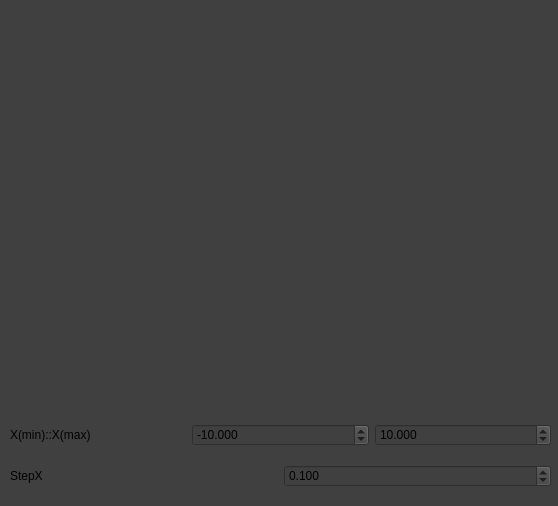
<?xml version="1.0" encoding="UTF-8"?>
<ui version="4.0">
 <class>GraphWindow</class>
 <widget class="QDialog" name="GraphWindow">
  <property name="geometry">
   <rect>
    <x>0</x>
    <y>0</y>
    <width>558</width>
    <height>506</height>
   </rect>
  </property>
  <property name="windowTitle">
   <string>Dialog</string>
  </property>
  <property name="styleSheet">
   <string notr="true">background-color: rgb(65, 64, 65);</string>
  </property>
  <widget class="QCustomPlot" name="widget" native="true">
   <property name="geometry">
    <rect>
     <x>10</x>
     <y>10</y>
     <width>531</width>
     <height>391</height>
    </rect>
   </property>
  </widget>
  <widget class="QWidget" name="">
   <property name="geometry">
    <rect>
     <x>10</x>
     <y>411</y>
     <width>541</width>
     <height>91</height>
    </rect>
   </property>
   <layout class="QVBoxLayout" name="verticalLayout">
    <item>
     <layout class="QHBoxLayout" name="horizontalLayout_2">
      <item>
       <widget class="QLabel" name="label_4">
        <property name="text">
         <string>X(min)::X(max)</string>
        </property>
       </widget>
      </item>
      <item>
       <widget class="QDoubleSpinBox" name="d_f_1">
        <property name="readOnly">
         <bool>false</bool>
        </property>
        <property name="specialValueText">
         <string/>
        </property>
        <property name="showGroupSeparator" stdset="0">
         <bool>false</bool>
        </property>
        <property name="decimals">
         <number>3</number>
        </property>
        <property name="minimum">
         <double>-1000000.000000000000000</double>
        </property>
        <property name="maximum">
         <double>1000000.000000000000000</double>
        </property>
        <property name="value">
         <double>-10.000000000000000</double>
        </property>
       </widget>
      </item>
      <item>
       <widget class="QDoubleSpinBox" name="d_f_2">
        <property name="decimals">
         <number>3</number>
        </property>
        <property name="minimum">
         <double>-1000000.000000000000000</double>
        </property>
        <property name="maximum">
         <double>1000000.000000000000000</double>
        </property>
        <property name="value">
         <double>10.000000000000000</double>
        </property>
       </widget>
      </item>
     </layout>
    </item>
    <item>
     <layout class="QHBoxLayout" name="horizontalLayout_3">
      <item>
       <widget class="QLabel" name="label_6">
        <property name="text">
         <string>StepX</string>
        </property>
       </widget>
      </item>
      <item>
       <widget class="QDoubleSpinBox" name="d_f_6">
        <property name="decimals">
         <number>3</number>
        </property>
        <property name="minimum">
         <double>0.000000000000000</double>
        </property>
        <property name="maximum">
         <double>0.500000000000000</double>
        </property>
        <property name="singleStep">
         <double>0.010000000000000</double>
        </property>
        <property name="value">
         <double>0.100000000000000</double>
        </property>
       </widget>
      </item>
     </layout>
    </item>
   </layout>
  </widget>
 </widget>
 <customwidgets>
  <customwidget>
   <class>QCustomPlot</class>
   <extends>QWidget</extends>
   <header location="global">qcustomplot.h</header>
   <container>1</container>
  </customwidget>
 </customwidgets>
 <resources/>
 <connections/>
</ui>
